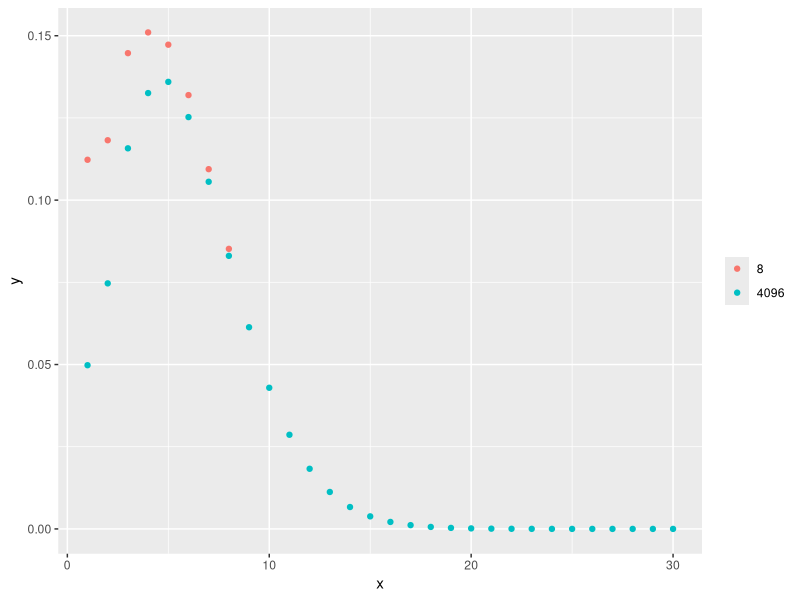
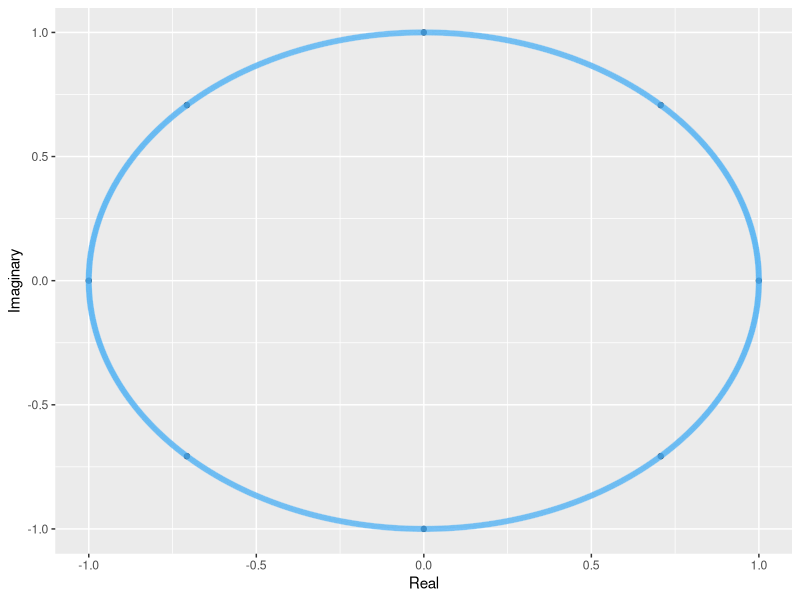

The R script that drew these images, in order:
## ---- chunk 1
library(dplyr)
library(ggplot2)
## ---- chunk 2
pascalLoop <- function(n){
  x <- numeric(n)
  n_1 <- n - 1
  x <- c(1, rep(0, n_1))
  for (i in seq.int(n_1)){
    x <- c(x[1], tail(x, n_1) + head(x, n_1))
  }
  
  x
}

pascalLoop(4)
## ---- chunk 3
pascalFFT <- function(n){
  x <- c(1, 1, rep(0, n-2)) 
  x <- fft(x)
  x <- x ^ (n-1)
  x <- fft(x, inverse = TRUE)
  x <- round(Re(x / n) )

  x
}

pascalFFT(4)
## ---- chunk 4
QuarterWeights <- c(0.25, 0.25, 0.25, 0.25, 0, 0, 0, 0)
AccidentQuarter <- c(0, 0.4, 0.4, 0.2, 0, 0, 0, 0)
AccidentYear <- fft(fft(AccidentQuarter) * fft(QuarterWeights), inverse = TRUE) %>% Re()
AccidentYear <- AccidentYear / 8
round(AccidentYear, 4)
## ---- chunk 5
PoissonPGF <- function(x, lambda){
  x <- lambda * (x - 1)
  x <- exp(x)
  x
}

FormS <- function(px, n){
  px <- c(px, rep(0, n-4))
  px <- fft(px)
  px <- PoissonPGF(px, 3)
  s <- Re(fft(px, inverse=TRUE) / n)
}

px <- c(0, 0.5, 0.4, 0.1)

aggs <- lapply(c(8, 4096), FormS, px = px)
## ---- chunk 6
df <- data.frame(Set = c(rep(8, 8), rep(4096, 4096)), x = c(1:8, 1:4096), y = unlist(aggs))
plt <- ggplot(data=filter(df, x<=30), aes(x=x, y=y, color=as.factor(Set))) + geom_point()
plt <- plt + guides(color = guide_legend(title = NULL))
plt
## ---- chunk 7
RootsOfUnity <- function(n){
  k <- seq(0, n-1)
  exponent <- complex(imaginary = 2 * pi * k / n)
  w <- exp(exponent)
  w
}

myRoots <- lapply(c(8, 4096), RootsOfUnity)

df1 <- data.frame(Real = Re(myRoots[[1]]), Imaginary = Im(myRoots[[1]]))
df1$Set <- 8

df2 <- data.frame(Real = Re(myRoots[[2]]), Imaginary = Im(myRoots[[2]]))
df2$Set <- 4096

df <- rbind(df1, df2)
df$Alpha <- 1/ df$Set

plt <- ggplot(df, aes(x = Real, y = Imaginary, color=Set, alpha = 1/Set)) + geom_point()
plt + theme(legend.position = "none")
